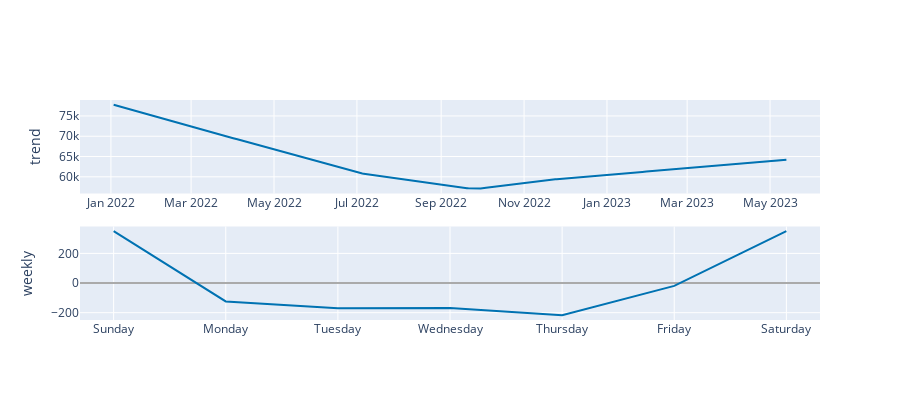

This figure's notebook cell:
### Code cell
# 세불 컴포넌트를 이용하여 데이터 확인
plot_components_plotly(m, forecast)

### Figure 1 — Plotly figure (JSON) as saved in the notebook; plotly's stock layout.template omitted (floating-point values rounded to 4 significant figures; data arrays with more than 128 entries replaced by an {"elided": "..."} marker saying what was removed)
{"data": [{"line": {"color": "#0072B2", "width": 2}, "mode": "lines", "name": "trend", "type": "scatter", "x": {"elided": "347 str values"}, "xaxis": "x", "y": {"elided": "347 float values"}, "yaxis": "y"}, {"line": {"color": "rgba(0, 114, 178, 0.2)", "width": 0}, "mode": "lines", "name": "trend_upper", "type": "scatter", "x": {"elided": "347 str values"}, "xaxis": "x", "y": {"elided": "347 float values"}, "yaxis": "y"}, {"fill": "tonexty", "fillcolor": "rgba(0, 114, 178, 0.2)", "line": {"color": "rgba(0, 114, 178, 0.2)", "width": 0}, "mode": "lines", "name": "trend_lower", "type": "scatter", "x": {"elided": "347 str values"}, "xaxis": "x", "y": {"elided": "347 float values"}, "yaxis": "y"}, {"line": {"color": "#0072B2", "width": 2}, "mode": "lines", "name": "weekly", "type": "scatter", "x": ["2017-01-01T00:00:00", "2017-01-02T00:00:00", "2017-01-03T00:00:00", "2017-01-04T00:00:00", "2017-01-05T00:00:00", "2017-01-06T00:00:00", "2017-01-07T00:00:00"], "xaxis": "x2", "y": [349.9, -124.3, -170.2, -167.9, -217.8, -19.53, 349.9], "yaxis": "y2"}], "layout": {"height": 400, "showlegend": false, "width": 900, "xaxis": {"anchor": "y", "domain": [0, 1], "range": ["2021-12-09T06:00:00", "2023-06-06T18:00:00"], "type": "date"}, "xaxis2": {"anchor": "y2", "domain": [0, 1], "range": ["2016-12-31T16:48:00", "2017-01-07T07:12:00"], "tickformat": "%A", "type": "date"}, "yaxis": {"anchor": "x", "domain": [0.575, 1], "rangemode": "normal", "title": {"text": "trend"}, "zerolinecolor": "#AAA"}, "yaxis2": {"anchor": "x2", "domain": [0, 0.425], "title": {"text": "weekly"}, "zerolinecolor": "#AAA"}}}
